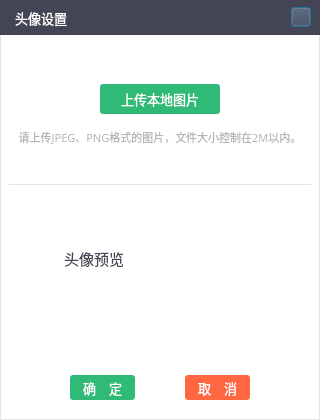
<?xml version="1.0" encoding="UTF-8"?>
<ui version="4.0">
 <class>STUploadPicClass</class>
 <widget class="QDialog" name="STUploadPicClass">
  <property name="geometry">
   <rect>
    <x>0</x>
    <y>0</y>
    <width>320</width>
    <height>420</height>
   </rect>
  </property>
  <property name="minimumSize">
   <size>
    <width>320</width>
    <height>420</height>
   </size>
  </property>
  <property name="maximumSize">
   <size>
    <width>320</width>
    <height>420</height>
   </size>
  </property>
  <property name="windowTitle">
   <string>STUploadPic</string>
  </property>
  <property name="styleSheet">
   <string notr="true">QDialog {background-color: #ffffff;border: 1px solid #e3e3e3;}</string>
  </property>
  <layout class="QVBoxLayout" name="verticalLayout">
   <property name="spacing">
    <number>0</number>
   </property>
   <property name="leftMargin">
    <number>0</number>
   </property>
   <property name="topMargin">
    <number>0</number>
   </property>
   <property name="rightMargin">
    <number>0</number>
   </property>
   <property name="bottomMargin">
    <number>0</number>
   </property>
   <item>
    <widget class="QWidget" name="widTitle" native="true">
     <property name="minimumSize">
      <size>
       <width>0</width>
       <height>35</height>
      </size>
     </property>
     <property name="maximumSize">
      <size>
       <width>16777215</width>
       <height>35</height>
      </size>
     </property>
     <property name="styleSheet">
      <string notr="true">background-color: #434555;</string>
     </property>
     <layout class="QHBoxLayout" name="horizontalLayout_10">
      <property name="spacing">
       <number>0</number>
      </property>
      <property name="leftMargin">
       <number>15</number>
      </property>
      <property name="topMargin">
       <number>0</number>
      </property>
      <property name="rightMargin">
       <number>0</number>
      </property>
      <property name="bottomMargin">
       <number>0</number>
      </property>
      <item>
       <widget class="QLabel" name="label_3">
        <property name="font">
         <font>
          <family>微软雅黑</family>
          <pointsize>10</pointsize>
         </font>
        </property>
        <property name="styleSheet">
         <string notr="true">color: rgb(255, 255, 255);</string>
        </property>
        <property name="text">
         <string>头像设置</string>
        </property>
       </widget>
      </item>
      <item>
       <spacer name="horizontalSpacer_5">
        <property name="orientation">
         <enum>Qt::Horizontal</enum>
        </property>
        <property name="sizeHint" stdset="0">
         <size>
          <width>448</width>
          <height>20</height>
         </size>
        </property>
       </spacer>
      </item>
      <item>
       <widget class="QWidget" name="widget_17" native="true">
        <layout class="QHBoxLayout" name="horizontalLayout_9">
         <property name="topMargin">
          <number>0</number>
         </property>
         <property name="bottomMargin">
          <number>0</number>
         </property>
         <item>
          <widget class="QPushButton" name="pbClose">
           <property name="minimumSize">
            <size>
             <width>20</width>
             <height>20</height>
            </size>
           </property>
           <property name="maximumSize">
            <size>
             <width>20</width>
             <height>20</height>
            </size>
           </property>
           <property name="styleSheet">
            <string notr="true">
QPushButton{border-image: url(:/SoftTerminal/images/close.png);}

QPushButton:hover:!pressed {
	
	background-color: #ff6741;
}</string>
           </property>
           <property name="text">
            <string/>
           </property>
          </widget>
         </item>
        </layout>
       </widget>
      </item>
     </layout>
    </widget>
   </item>
   <item>
    <widget class="QWidget" name="widget" native="true">
     <layout class="QVBoxLayout" name="verticalLayout_2">
      <property name="topMargin">
       <number>40</number>
      </property>
      <property name="bottomMargin">
       <number>40</number>
      </property>
      <item>
       <widget class="QWidget" name="widget_2" native="true">
        <layout class="QHBoxLayout" name="horizontalLayout">
         <item>
          <spacer name="horizontalSpacer">
           <property name="orientation">
            <enum>Qt::Horizontal</enum>
           </property>
           <property name="sizeHint" stdset="0">
            <size>
             <width>73</width>
             <height>20</height>
            </size>
           </property>
          </spacer>
         </item>
         <item>
          <widget class="QPushButton" name="pbUpload">
           <property name="minimumSize">
            <size>
             <width>120</width>
             <height>30</height>
            </size>
           </property>
           <property name="maximumSize">
            <size>
             <width>120</width>
             <height>30</height>
            </size>
           </property>
           <property name="font">
            <font>
             <family>微软雅黑</family>
             <pointsize>10</pointsize>
            </font>
           </property>
           <property name="styleSheet">
            <string notr="true">

QPushButton {
	border-radius: 3px;
	color: rgb(255, 255, 255);
	background-color: rgb(48, 186, 120);
}
QPushButton:hover:pressed {
	background-color: rgb(48, 186, 120);
}
QPushButton:hover:!pressed {
	
	background-color: rgb(109, 206, 160);
}</string>
           </property>
           <property name="text">
            <string>上传本地图片</string>
           </property>
           <property name="flat">
            <bool>false</bool>
           </property>
          </widget>
         </item>
         <item>
          <spacer name="horizontalSpacer_2">
           <property name="orientation">
            <enum>Qt::Horizontal</enum>
           </property>
           <property name="sizeHint" stdset="0">
            <size>
             <width>73</width>
             <height>20</height>
            </size>
           </property>
          </spacer>
         </item>
        </layout>
       </widget>
      </item>
      <item>
       <widget class="QLabel" name="label_4">
        <property name="font">
         <font>
          <family>微软雅黑</family>
          <pointsize>8</pointsize>
         </font>
        </property>
        <property name="styleSheet">
         <string notr="true">color: rgb(181, 181, 181);</string>
        </property>
        <property name="text">
         <string>请上传JPEG、PNG格式的图片，文件大小控制在2M以内。</string>
        </property>
        <property name="alignment">
         <set>Qt::AlignCenter</set>
        </property>
       </widget>
      </item>
      <item>
       <spacer name="verticalSpacer_2">
        <property name="orientation">
         <enum>Qt::Vertical</enum>
        </property>
        <property name="sizeHint" stdset="0">
         <size>
          <width>20</width>
          <height>40</height>
         </size>
        </property>
       </spacer>
      </item>
      <item>
       <widget class="QLabel" name="label_5">
        <property name="styleSheet">
         <string notr="true">border: 0px;border-bottom: 1px solid #e3e3e3;</string>
        </property>
        <property name="text">
         <string/>
        </property>
       </widget>
      </item>
      <item>
       <spacer name="verticalSpacer_3">
        <property name="orientation">
         <enum>Qt::Vertical</enum>
        </property>
        <property name="sizeHint" stdset="0">
         <size>
          <width>20</width>
          <height>40</height>
         </size>
        </property>
       </spacer>
      </item>
      <item>
       <widget class="QWidget" name="widget_3" native="true">
        <property name="styleSheet">
         <string notr="true">border:1px</string>
        </property>
        <layout class="QHBoxLayout" name="horizontalLayout_2">
         <item>
          <spacer name="horizontalSpacer_3">
           <property name="orientation">
            <enum>Qt::Horizontal</enum>
           </property>
           <property name="sizeHint" stdset="0">
            <size>
             <width>37</width>
             <height>20</height>
            </size>
           </property>
          </spacer>
         </item>
         <item>
          <widget class="QLabel" name="label_2">
           <property name="font">
            <font>
             <family>微软雅黑</family>
             <pointsize>11</pointsize>
            </font>
           </property>
           <property name="styleSheet">
            <string notr="true">color: rgb(67, 69, 85);</string>
           </property>
           <property name="text">
            <string>头像预览</string>
           </property>
          </widget>
         </item>
         <item>
          <spacer name="horizontalSpacer_4">
           <property name="orientation">
            <enum>Qt::Horizontal</enum>
           </property>
           <property name="sizeHint" stdset="0">
            <size>
             <width>37</width>
             <height>20</height>
            </size>
           </property>
          </spacer>
         </item>
         <item>
          <widget class="MaskLabel" name="lblPic">
           <property name="minimumSize">
            <size>
             <width>80</width>
             <height>80</height>
            </size>
           </property>
           <property name="maximumSize">
            <size>
             <width>80</width>
             <height>80</height>
            </size>
           </property>
           <property name="text">
            <string/>
           </property>
          </widget>
         </item>
         <item>
          <spacer name="horizontalSpacer_6">
           <property name="orientation">
            <enum>Qt::Horizontal</enum>
           </property>
           <property name="sizeHint" stdset="0">
            <size>
             <width>37</width>
             <height>20</height>
            </size>
           </property>
          </spacer>
         </item>
        </layout>
       </widget>
      </item>
      <item>
       <spacer name="verticalSpacer">
        <property name="orientation">
         <enum>Qt::Vertical</enum>
        </property>
        <property name="sizeHint" stdset="0">
         <size>
          <width>20</width>
          <height>40</height>
         </size>
        </property>
       </spacer>
      </item>
     </layout>
    </widget>
   </item>
   <item>
    <layout class="QHBoxLayout" name="hblayout">
     <property name="spacing">
      <number>50</number>
     </property>
     <property name="leftMargin">
      <number>10</number>
     </property>
     <property name="topMargin">
      <number>10</number>
     </property>
     <property name="rightMargin">
      <number>10</number>
     </property>
     <property name="bottomMargin">
      <number>20</number>
     </property>
     <item>
      <spacer name="horizontalSpacer_8">
       <property name="orientation">
        <enum>Qt::Horizontal</enum>
       </property>
       <property name="sizeHint" stdset="0">
        <size>
         <width>40</width>
         <height>20</height>
        </size>
       </property>
      </spacer>
     </item>
     <item>
      <widget class="QPushButton" name="pbOK">
       <property name="minimumSize">
        <size>
         <width>65</width>
         <height>25</height>
        </size>
       </property>
       <property name="maximumSize">
        <size>
         <width>65</width>
         <height>25</height>
        </size>
       </property>
       <property name="font">
        <font>
         <family>微软雅黑</family>
         <pointsize>10</pointsize>
        </font>
       </property>
       <property name="styleSheet">
        <string notr="true">

QPushButton {
	border-radius: 3px;
	color: rgb(255, 255, 255);
	background-color: rgb(48, 186, 120);
}
QPushButton:hover:pressed {
	background-color: rgb(48, 186, 120);
}
QPushButton:hover:!pressed {
	
	background-color: rgb(109, 206, 160);
}</string>
       </property>
       <property name="text">
        <string>确　定</string>
       </property>
      </widget>
     </item>
     <item>
      <widget class="QPushButton" name="pbCancel">
       <property name="minimumSize">
        <size>
         <width>65</width>
         <height>25</height>
        </size>
       </property>
       <property name="maximumSize">
        <size>
         <width>65</width>
         <height>25</height>
        </size>
       </property>
       <property name="font">
        <font>
         <family>微软雅黑</family>
         <pointsize>10</pointsize>
        </font>
       </property>
       <property name="styleSheet">
        <string notr="true">

QPushButton {
	border-radius: 3px;
	color: rgb(255, 255, 255);
	background-color: rgb(255, 103, 65);
}
QPushButton:hover:pressed {
	background-color: rgb(255, 103, 65);
}
QPushButton:hover:!pressed {
	background-color: rgb(255, 133, 103);
}</string>
       </property>
       <property name="text">
        <string>取　消</string>
       </property>
      </widget>
     </item>
     <item>
      <spacer name="horizontalSpacer_7">
       <property name="orientation">
        <enum>Qt::Horizontal</enum>
       </property>
       <property name="sizeHint" stdset="0">
        <size>
         <width>40</width>
         <height>20</height>
        </size>
       </property>
      </spacer>
     </item>
    </layout>
   </item>
  </layout>
 </widget>
 <customwidgets>
  <customwidget>
   <class>MaskLabel</class>
   <extends>QLabel</extends>
   <header location="global">masklabel.h</header>
  </customwidget>
 </customwidgets>
 <resources>
  <include location="../res/softterminal.qrc"/>
 </resources>
 <connections>
  <connection>
   <sender>pbOK</sender>
   <signal>clicked()</signal>
   <receiver>STUploadPicClass</receiver>
   <slot>accept()</slot>
   <hints>
    <hint type="sourcelabel">
     <x>224</x>
     <y>396</y>
    </hint>
    <hint type="destinationlabel">
     <x>96</x>
     <y>254</y>
    </hint>
   </hints>
  </connection>
  <connection>
   <sender>pbCancel</sender>
   <signal>clicked()</signal>
   <receiver>STUploadPicClass</receiver>
   <slot>reject()</slot>
   <hints>
    <hint type="sourcelabel">
     <x>299</x>
     <y>396</y>
    </hint>
    <hint type="destinationlabel">
     <x>179</x>
     <y>282</y>
    </hint>
   </hints>
  </connection>
 </connections>
</ui>
